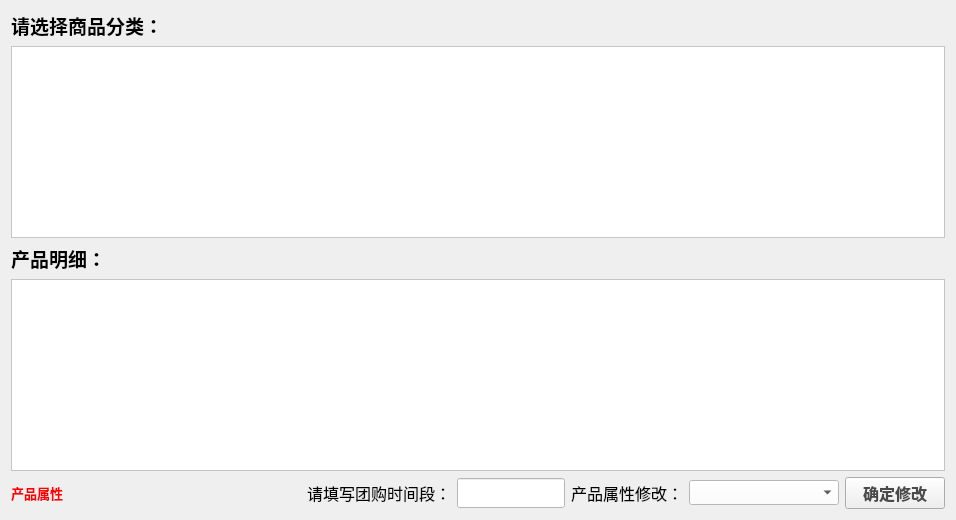
     <widget class="QWidget" name="page">
      <layout class="QVBoxLayout" name="verticalLayout">
       <item>
        <widget class="QLabel" name="label_7">
         <property name="sizePolicy">
          <sizepolicy hsizetype="Maximum" vsizetype="Preferred">
           <horstretch>0</horstretch>
           <verstretch>0</verstretch>
          </sizepolicy>
         </property>
         <property name="font">
          <font>
           <family>黑体</family>
           <pointsize>14</pointsize>
           <weight>75</weight>
           <bold>true</bold>
          </font>
         </property>
         <property name="mouseTracking">
          <bool>false</bool>
         </property>
         <property name="text">
          <string>请选择商品分类：</string>
         </property>
        </widget>
       </item>
       <item>
        <widget class="QTableWidget" name="tableWidgetClass">
         <property name="maximumSize">
          <size>
           <width>16777215</width>
           <height>300</height>
          </size>
         </property>
         <property name="styleSheet">
          <string notr="true">background-color: rgb(255, 255, 255);</string>
         </property>
        </widget>
       </item>
       <item>
        <widget class="QLabel" name="label_8">
         <property name="sizePolicy">
          <sizepolicy hsizetype="Maximum" vsizetype="Preferred">
           <horstretch>0</horstretch>
           <verstretch>0</verstretch>
          </sizepolicy>
         </property>
         <property name="font">
          <font>
           <family>黑体</family>
           <pointsize>14</pointsize>
           <weight>75</weight>
           <bold>true</bold>
          </font>
         </property>
         <property name="mouseTracking">
          <bool>false</bool>
         </property>
         <property name="text">
          <string>产品明细：</string>
         </property>
        </widget>
       </item>
       <item>
        <widget class="QTableWidget" name="tableWidgetProduct">
         <property name="minimumSize">
          <size>
           <width>0</width>
           <height>0</height>
          </size>
         </property>
         <property name="styleSheet">
          <string notr="true">background-color: rgb(255, 255, 255);</string>
         </property>
        </widget>
       </item>
       <item>
        <layout class="QHBoxLayout" name="horizontalLayout_2">
         <item>
          <widget class="QLabel" name="countdownLabel">
           <property name="minimumSize">
            <size>
             <width>250</width>
             <height>0</height>
            </size>
           </property>
           <property name="font">
            <font>
             <family>黑体</family>
             <pointsize>10</pointsize>
             <weight>75</weight>
             <bold>true</bold>
            </font>
           </property>
           <property name="styleSheet">
            <string notr="true">color: rgb(255, 0, 0);</string>
           </property>
           <property name="text">
            <string>产品属性</string>
           </property>
          </widget>
         </item>
         <item>
          <spacer name="horizontalSpacer_5">
           <property name="orientation">
            <enum>Qt::Horizontal</enum>
           </property>
           <property name="sizeHint" stdset="0">
            <size>
             <width>40</width>
             <height>20</height>
            </size>
           </property>
          </spacer>
         </item>
         <item>
          <widget class="QLabel" name="label_2">
           <property name="minimumSize">
            <size>
             <width>100</width>
             <height>0</height>
            </size>
           </property>
           <property name="font">
            <font>
             <family>黑体</family>
             <pointsize>12</pointsize>
             <weight>50</weight>
             <bold>false</bold>
            </font>
           </property>
           <property name="text">
            <string>请填写团购时间段：</string>
           </property>
          </widget>
         </item>
         <item>
          <widget class="QLineEdit" name="purchaseLE">
           <property name="sizePolicy">
            <sizepolicy hsizetype="Expanding" vsizetype="Fixed">
             <horstretch>0</horstretch>
             <verstretch>0</verstretch>
            </sizepolicy>
           </property>
           <property name="minimumSize">
            <size>
             <width>0</width>
             <height>30</height>
            </size>
           </property>
           <property name="maximumSize">
            <size>
             <width>150</width>
             <height>30</height>
            </size>
           </property>
           <property name="styleSheet">
            <string notr="true">background-color: rgb(255, 255, 255);</string>
           </property>
          </widget>
         </item>
         <item>
          <widget class="QLabel" name="label">
           <property name="font">
            <font>
             <family>黑体</family>
             <pointsize>12</pointsize>
             <weight>50</weight>
             <bold>false</bold>
            </font>
           </property>
           <property name="text">
            <string>产品属性修改：</string>
           </property>
          </widget>
         </item>
         <item>
          <widget class="QComboBox" name="comboproduct">
           <property name="minimumSize">
            <size>
             <width>150</width>
             <height>25</height>
            </size>
           </property>
           <property name="styleSheet">
            <string notr="true">background-color: rgb(255, 255, 255);</string>
           </property>
          </widget>
         </item>
         <item>
          <widget class="QPushButton" name="productModeBtn">
           <property name="sizePolicy">
            <sizepolicy hsizetype="Fixed" vsizetype="Fixed">
             <horstretch>0</horstretch>
             <verstretch>0</verstretch>
            </sizepolicy>
           </property>
           <property name="minimumSize">
            <size>
             <width>100</width>
             <height>25</height>
            </size>
           </property>
           <property name="font">
            <font>
             <family>黑体</family>
             <pointsize>12</pointsize>
             <weight>75</weight>
             <bold>true</bold>
            </font>
           </property>
           <property name="styleSheet">
            <string notr="true">QPushButton { 
border-image: url(:/MyShopping/anniu_1.png);
background-image: url(:/MyShopping/anniu_1.png);
color: rgb(74,74,74);
}
QPushButton:hover { 
background-image: url(:/MyShopping/anniu_2.png);
border-image: url(:/MyShopping/anniu_2.png);
color: rgb(255, 255, 255);
}

QPushButton:pressed {
background-image: url(:/MyShopping/anniu_3.png);
border-image: url(:/MyShopping/anniu_3.png);
color: rgb(255, 255, 255);
}</string>
           </property>
           <property name="text">
            <string>确定修改</string>
           </property>
          </widget>
         </item>
        </layout>
       </item>
      </layout>
     </widget>
